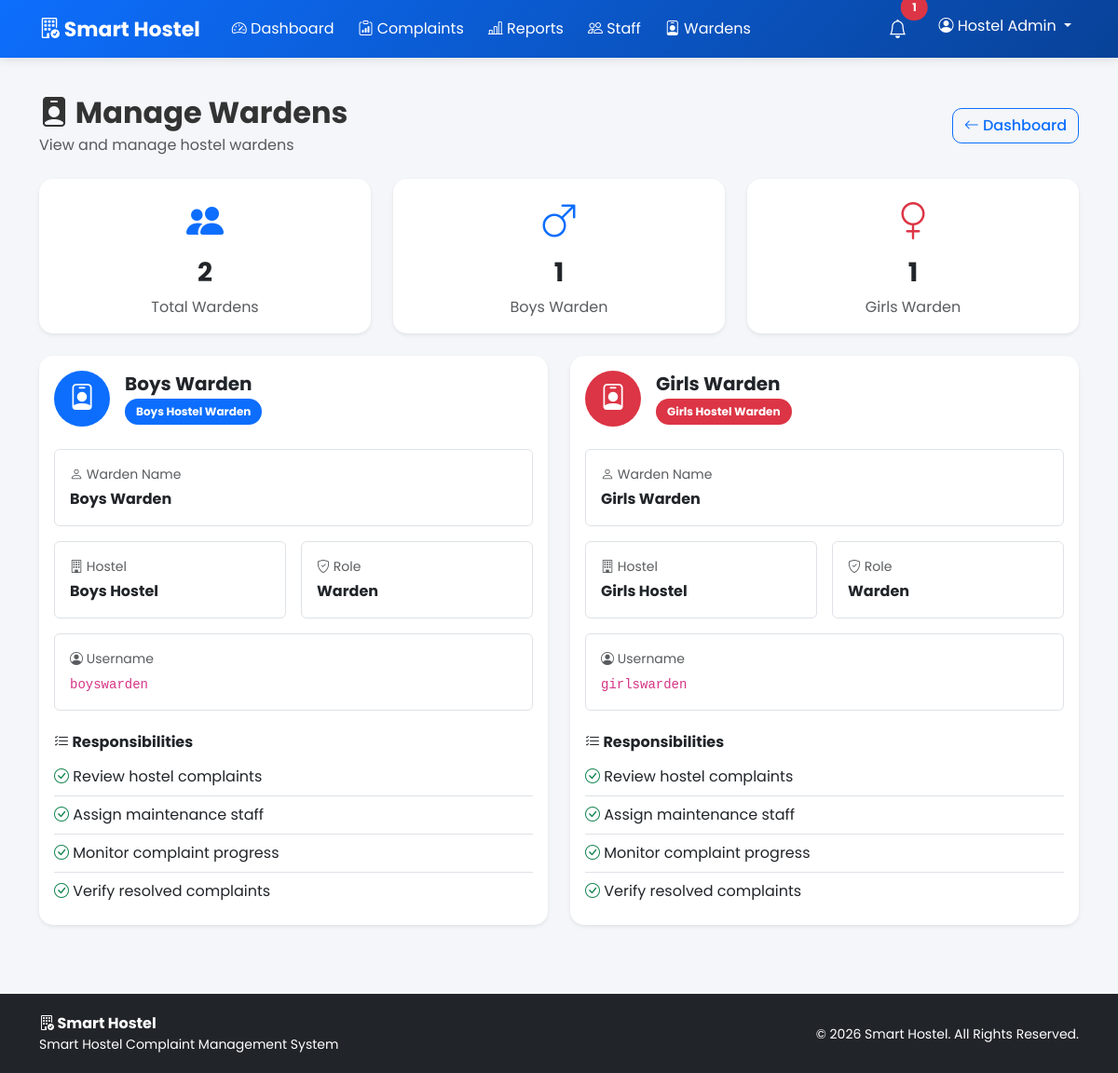
Screenshot of /admin/wardens (signed in) with the database file from the repository.
### tables this page shows
CREATE TABLE users (
            id INTEGER PRIMARY KEY AUTOINCREMENT,
            roll_number TEXT UNIQUE,
            username TEXT UNIQUE NOT NULL,
            password TEXT NOT NULL,
            name TEXT NOT NULL,
            role TEXT NOT NULL,
            hostel_type TEXT
        , created_at TEXT);

### app.py (the view)
@app.route("/admin/wardens")
def admin_wardens():
    if not role_required("admin"):
        return redirect(url_for("login"))
    conn = get_db()
    wardens = conn.execute("""
        SELECT
            id,
            name,
            username,
            hostel_type
        FROM users
        WHERE role = 'warden'
        ORDER BY hostel_type
    """).fetchall()
    total = len(wardens)
    boys = sum(
        1
        for warden in wardens
        if warden["hostel_type"] == "Boys"
    )
    girls = sum(
        1
        for warden in wardens
        if warden["hostel_type"] == "Girls"
    )
    conn.close()
    stats = {
        "total": total,
        "boys": boys,
        "girls": girls
    }
    return render_template(
        "admin/wardens.html",
        wardens=wardens,
        stats=stats
    )

### app.py (called while the page is built)
def get_db():
    conn = sqlite3.connect(
        DATABASE,
        timeout=30,
        check_same_thread=False
    )
    conn.row_factory = sqlite3.Row
    try:
        conn.execute("PRAGMA busy_timeout = 30000")
        conn.execute("PRAGMA journal_mode = WAL")
        conn.execute("PRAGMA foreign_keys = ON")
    except sqlite3.Error:
        pass
    return conn

def role_required(*roles):
    if "user_id" not in session:
        return False
    return session.get("role") in roles

### templates/admin/wardens.html (shortened to what this page needs)
{% extends "base.html" %}
{% block content %}
<div class="container py-4">
    <div class="d-flex justify-content-between align-items-center mb-4">
        <div>
            <h2 class="fw-bold mb-1">
                <i class="bi bi-person-badge-fill"></i>
                Manage Wardens
            </h2>
            <p class="text-muted mb-0">
                View and manage hostel wardens
            </p>
        </div>
        <a href="{{ url_for('admin_dashboard') }}"
           class="btn btn-outline-primary">
            <i class="bi bi-arrow-left"></i>
            Dashboard
        </a>
    </div>
    <div class="row g-4 mb-4">
        <div class="col-md-4">
            <div class="card border-0 shadow-sm h-100">
                <div class="card-body text-center">
                    <i class="bi bi-people-fill fs-1 text-primary"></i>
                    <h3 class="fw-bold mt-2">
                        {{ wardens|length }}
                    </h3>
                    <p class="text-muted mb-0">
                        Total Wardens
                    </p>
                </div>
            </div>
        </div>
        <div class="col-md-4">
            <div class="card border-0 shadow-sm h-100">
                <div class="card-body text-center">
                    <i class="bi bi-gender-male fs-1 text-primary"></i>
                    <h3 class="fw-bold mt-2">
                        {{ wardens|selectattr('hostel_type', 'equalto', 'Boys')|list|length }}
                    </h3>
                    <p class="text-muted mb-0">
                        Boys Warden
                    </p>
                </div>
            </div>
        </div>
        <div class="col-md-4">
            <div class="card border-0 shadow-sm h-100">
                <div class="card-body text-center">
                    <i class="bi bi-gender-female fs-1 text-danger"></i>
                    <h3 class="fw-bold mt-2">
                        {{ wardens|selectattr('hostel_type', 'equalto', 'Girls')|list|length }}
                    </h3>
                    <p class="text-muted mb-0">
                        Girls Warden
                    </p>
                </div>
            </div>
        </div>
    </div>
    {% if wardens %}
    <div class="row g-4">
        {% for warden in wardens %}
        <div class="col-md-6">
            <div class="card border-0 shadow-sm h-100">
                <div class="card-body">
                    <div class="d-flex align-items-center mb-4">
                        <div class="rounded-circle
                                    {% if warden['hostel_type'] == 'Boys' %}
                                        bg-primary
                                    {% else %}
                                        bg-danger
                                    {% endif %}
                                    text-white
                                    d-flex align-items-center justify-content-center me-3"
                             style="width: 60px; height: 60px;">
                            <i class="bi bi-person-badge fs-3"></i>
                        </div>
                        <div>
                            <h5 class="fw-bold mb-1">
                                {{ warden['name'] }}
                            </h5>
                            {% if warden['hostel_type'] == 'Boys' %}
                                <span class="badge bg-primary">
                                    Boys Hostel Warden
                                </span>
                            {% else %}
                                <span class="badge bg-danger">
                                    Girls Hostel Warden
                                </span>
                            {% endif %}
                        </div>
                    </div>
                    <div class="row g-3">
                        <div class="col-12">
                            <div class="border rounded p-3">
                                <small class="text-muted d-block mb-1">
                                    <i class="bi bi-person"></i>
                                    Warden Name
                                </small>
                                <strong>
                                    {{ warden['name'] }}
                                </strong>
                            </div>
                        </div>
                        <div class="col-md-6">
                            <div class="border rounded p-3">
                                <small class="text-muted d-block mb-1">
                                    <i class="bi bi-building"></i>
                                    Hostel
                                </small>
                                <strong>
                                    {{ warden['hostel_type'] }} Hostel
                                </strong>
                            </div>
                        </div>
                        <div class="col-md-6">
                            <div class="border rounded p-3">
                                <small class="text-muted d-block mb-1">
                                    <i class="bi bi-shield-check"></i>
                                    Role
                                </small>
                                <strong>
                                    Warden
                                </strong>
                            </div>
                        </div>
                        <div class="col-12">
                            <div class="border rounded p-3">
                                <small class="text-muted d-block mb-1">
                                    <i class="bi bi-person-circle"></i>
                                    Username
                                </small>
                                <code>
                                    {{ warden['username'] }}
                                </code>
                            </div>
                        </div>
                    </div>
                    <div class="mt-4">
                        <h6 class="fw-bold">
                            <i class="bi bi-list-check"></i>
                            Responsibilities
                        </h6>
                        <ul class="list-group list-group-flush">
                            <li class="list-group-item px-0">
                                <i class="bi bi-check-circle text-success"></i>
                                Review hostel complaints
                            </li>
                            <li class="list-group-item px-0">
                                <i class="bi bi-check-circle text-success"></i>
                                Assign maintenance staff
                            </li>
                            <li class="list-group-item px-0">
                                <i class="bi bi-check-circle text-success"></i>
                                Monitor complaint progress
                            </li>
                            <li class="list-group-item px-0">
                                <i class="bi bi-check-circle text-success"></i>
                                Verify resolved complaints
                            </li>
                        </ul>
                    </div>
                </div>
            </div>
        </div>
        {% endfor %}
    </div>
    {% endif %}
</div>
{% endblock %}

### static/css/style.css (style rules this page uses)
* { margin:0; padding:0; box-sizing:border-box; }
body { font-family:'Poppins',sans-serif; background:#f4f6f9; color:#333; min-height:100vh; }
.card { border:none; border-radius:15px; overflow:hidden; transition:0.3s; }
.btn { border-radius:10px; font-weight:500; }
.badge { padding:8px 12px; border-radius:20px; font-size:12px; }

### rows the page displays
users: name "Boys Warden", shows "Boys Hostel Warden", hostel_type "Boys", username "boyswarden"
users: name "Girls Warden", shows "Girls Hostel Warden", hostel_type "Girls", username "girlswarden"

### other values shown
{{ session.get('name', 'User') }} "Hostel Admin"
{{ wardens|length }} "2"
{{ wardens|selectattr('hostel_type', 'equalto', 'Boys')|list|length }} "1"
{{ wardens|selectattr('hostel_type', 'equalto', 'Girls')|list|length }} "1"
